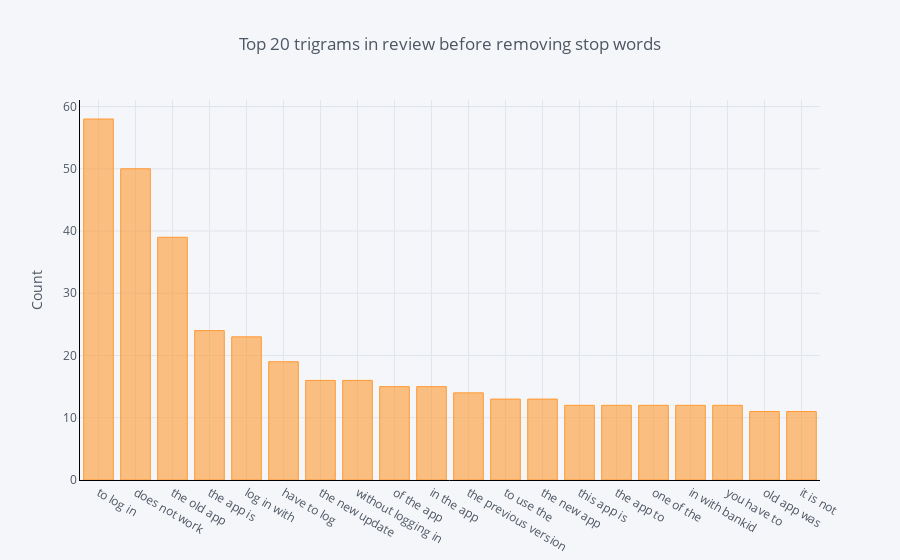

The notebook cell saved with this chart:
### Code cell
df5.groupby('Review_Eng').sum()['count'].sort_values(ascending=False).iplot(
    kind='bar', yTitle='Count', linecolor='black', title='Top 20 trigrams in review before removing stop words')

### Figure 1 — Plotly figure (JSON) as saved in the notebook; plotly's stock layout.template omitted (floating-point values rounded to 4 significant figures)
{"data": [{"marker": {"color": "rgba(255, 153, 51, 0.6)", "line": {"color": "rgba(255, 153, 51, 1.0)", "width": 1}}, "name": "count", "orientation": "v", "text": "", "type": "bar", "uid": "d4a35202-89be-4be4-ada9-88541a78a1d2", "x": ["to log in", "does not work", "the old app", "the app is", "log in with", "have to log", "the new update", "without logging in", "of the app", "in the app", "the previous version", "to use the", "the new app", "this app is", "the app to", "one of the", "in with bankid", "you have to", "old app was", "it is not"], "y": [58, 50, 39, 24, 23, 19, 16, 16, 15, 15, 14, 13, 13, 12, 12, 12, 12, 12, 11, 11]}], "layout": {"legend": {"bgcolor": "#F5F6F9", "font": {"color": "#4D5663"}}, "paper_bgcolor": "#F5F6F9", "plot_bgcolor": "#F5F6F9", "title": {"font": {"color": "#4D5663"}, "text": "Top 20 trigrams in review before removing stop words"}, "xaxis": {"gridcolor": "#E1E5ED", "linecolor": "black", "showgrid": true, "tickfont": {"color": "#4D5663"}, "title": {"font": {"color": "#4D5663"}, "text": ""}, "zerolinecolor": "#E1E5ED"}, "yaxis": {"gridcolor": "#E1E5ED", "linecolor": "black", "showgrid": true, "tickfont": {"color": "#4D5663"}, "title": {"font": {"color": "#4D5663"}, "text": "Count"}, "zerolinecolor": "#E1E5ED"}}}
